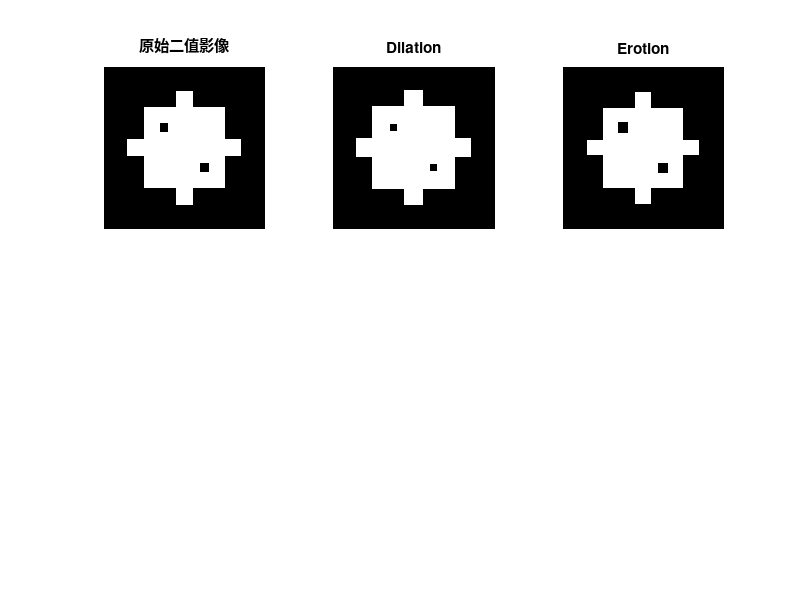

Write MATLAB code to recreate this figure.
clc;
clear all;
close all;

figure('Name', '膨脹VS侵蝕 : OR vs AND', 'Position', [100, 100, 900, 600]);
BW = false(200, 200);
BW(50 : 150, 50 : 150) = true; % square
BW(90 : 110, 30 : 170) = true; % horizontal
BW(30 : 170, 90 : 110) = true; % vertical

% 在正方形內加入一些小孔洞
BW(70:80, 70:80) = false;
BW(120:130, 120:130) = false;
subplot(2, 3, 1);
imshow(BW);
title('原始二值影像');
se = strel('square', 3);

% dilation
dilated = imdilate(BW, se);
subplot(2, 3, 2);
imshow(dilated);
title('Dilation');

% erosion
eroded = imerode(BW, se);
subplot(2, 3, 3);
imshow(eroded);
title('Erotion');